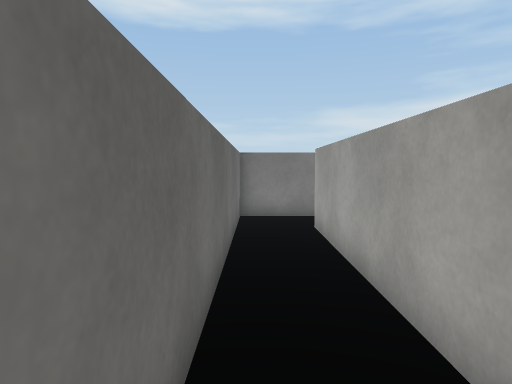
View 1 (above)

12 first-person views from a walk through a 3-D level made in the Unity game engine. The camera is 1.5 m above the floor, tilts 4° down and sees 75° across. The floor is counted in squares, 1 m on a side. Each view is taken from the middle of a square. On the plan, view 1 faces up. The plan holds only what a view shows up to about 15 squares ahead; the rest is blank. Surface patterns are stand-ins for the level's own textures.

View 2
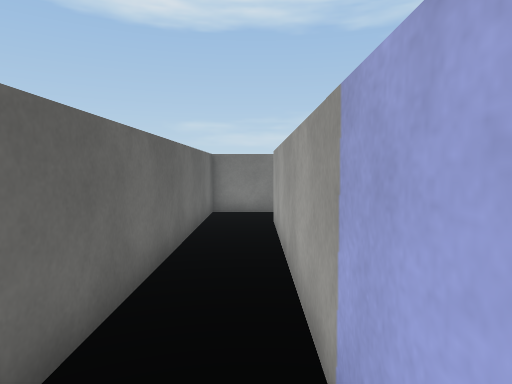

View 3
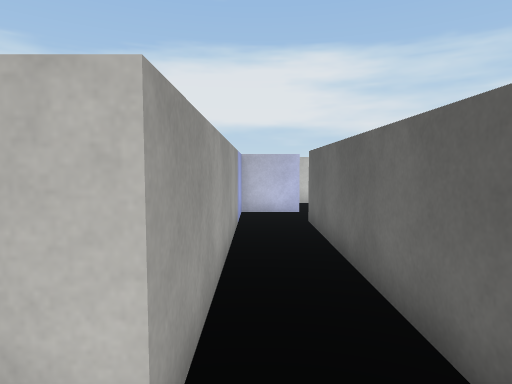

View 4
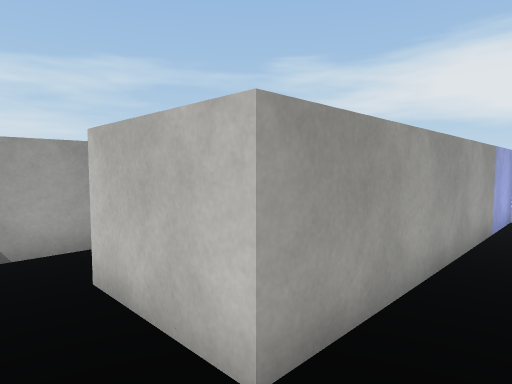

View 5
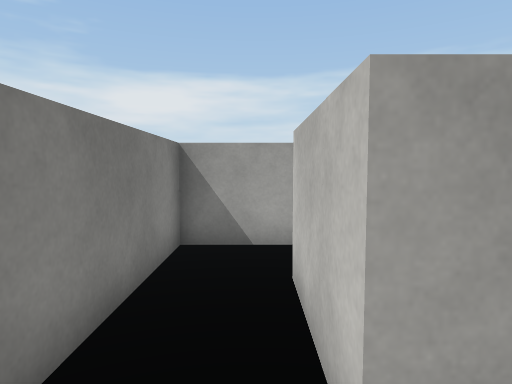

View 6
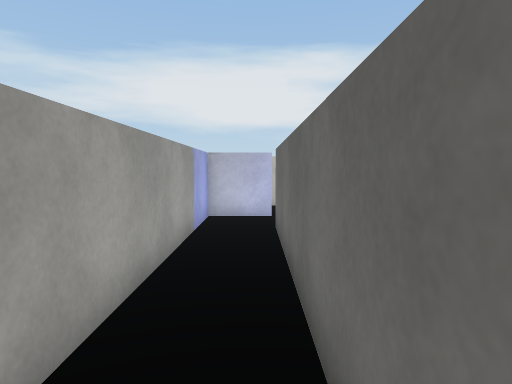

View 7
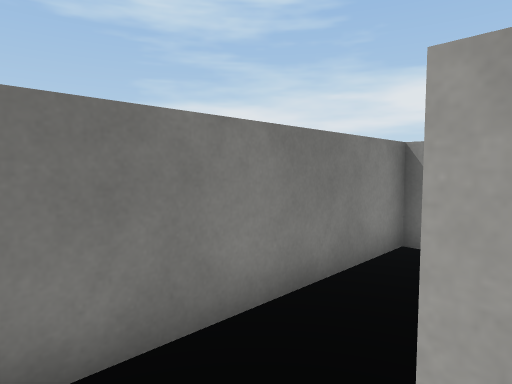

View 8
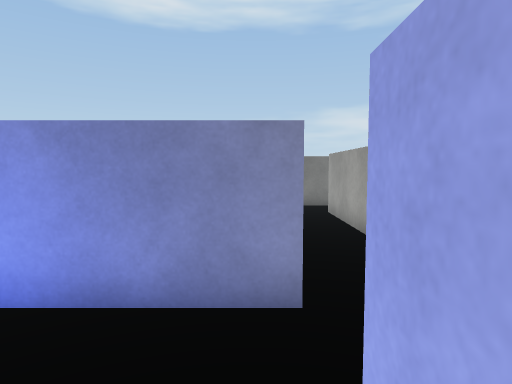

View 9
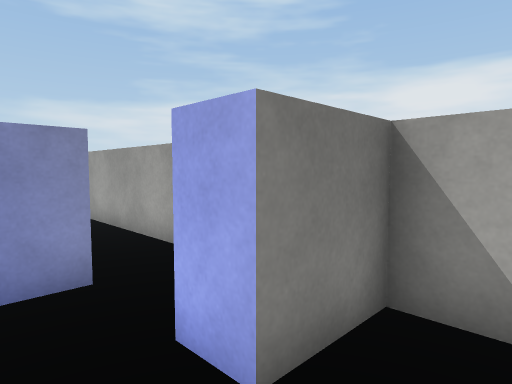

View 10
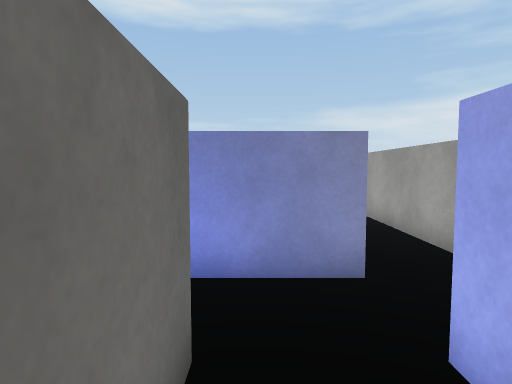

View 11
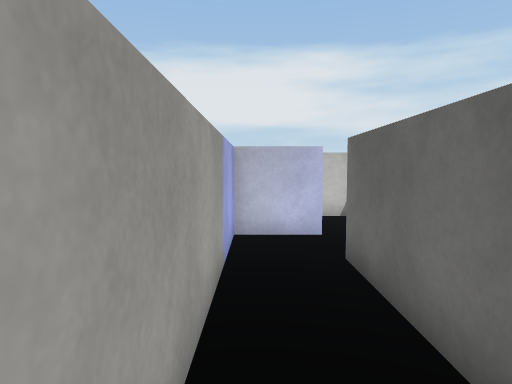

View 12
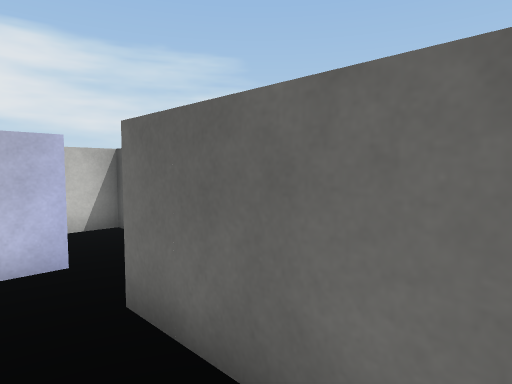

### Floor plan
Points are (right, up) in squares from view 1. A wall is a line through its corners. A room is listed if a view was taken in it or the views show most of it. See-through windows are left out.
Room 1 (views 1, 2, 3, 4, 5, 6, 7, 11, 12)
walls: (6.5, 7.8) (6.5, 10.5) (-0.5, 10.5) (-0.5, 0.5) (-2.4, 0.5); (-0.5, -1.5) (1.5, -1.5) (1.5, 8.5) (4.5, 8.5)
ways out: opening at (-1.5, -2) to room 2; opening at (5.5, 8)
Room 2 (views 8, 9, 10)
walls: (-2.5, -1.5) (-2.5, -4.5) (-0.6, -4.5); (1.5, -3.6) (1.5, -2.5) (-0.5, -2.5) (-0.5, -1.5)
ways out: opening at (-1.5, -2) to room 1

Where each view was taken, in squares from view 1:
view 1: 0 up, 0 right, facing up
view 2: 1 down, 1 right, facing up
view 3: 10 up, 1 right, facing down
view 4: 10 up, 0 right, facing down-right
view 5: 9 up, 0 right, facing right
view 6: 9 up, 0 right, facing down
view 7: 8 up, 0 right, facing up-right
view 8: 3 down, 1 left, facing up
view 9: 4 down, 2 left, facing up-right
view 10: 4 down, 2 left, facing up
view 11: 6 up, 1 right, facing down
view 12: 4 up, 1 right, facing down-left
